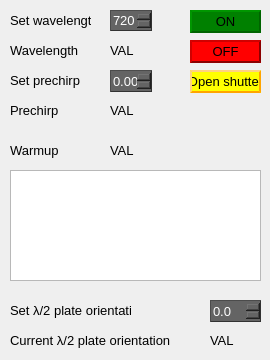
   <widget class="QWidget" name="tab_6">
    <attribute name="title">
     <string>Laser</string>
    </attribute>
    <widget class="QPushButton" name="pushButton_MaiTai_ON">
     <property name="geometry">
      <rect>
       <x>190</x>
       <y>10</y>
       <width>71</width>
       <height>23</height>
      </rect>
     </property>
     <property name="font">
      <font>
       <pointsize>10</pointsize>
      </font>
     </property>
     <property name="styleSheet">
      <string notr="true">background-color: green; color:black; border-style: outset;
    border-width: 2px;
    border-color: darkgreen;</string>
     </property>
     <property name="text">
      <string>ON</string>
     </property>
    </widget>
    <widget class="QPushButton" name="pushButton_MaiTai_OFF">
     <property name="geometry">
      <rect>
       <x>190</x>
       <y>40</y>
       <width>71</width>
       <height>23</height>
      </rect>
     </property>
     <property name="font">
      <font>
       <pointsize>10</pointsize>
      </font>
     </property>
     <property name="styleSheet">
      <string notr="true">background-color: red; color:black; border-style: outset;
    border-width: 2px;
    border-color: darkred;</string>
     </property>
     <property name="text">
      <string>OFF</string>
     </property>
    </widget>
    <widget class="QSpinBox" name="spinBox_setMaiTai_wavelength">
     <property name="geometry">
      <rect>
       <x>110</x>
       <y>10</y>
       <width>42</width>
       <height>21</height>
      </rect>
     </property>
     <property name="font">
      <font>
       <pointsize>10</pointsize>
      </font>
     </property>
     <property name="styleSheet">
      <string notr="true">background-color: rgb(100, 100, 100); color:white; border-style: outset; border-width: 1px;  border-color: rgb(50, 50, 50);</string>
     </property>
     <property name="minimum">
      <number>690</number>
     </property>
     <property name="maximum">
      <number>1040</number>
     </property>
     <property name="singleStep">
      <number>10</number>
     </property>
     <property name="value">
      <number>720</number>
     </property>
    </widget>
    <widget class="QLabel" name="label_8">
     <property name="geometry">
      <rect>
       <x>10</x>
       <y>10</y>
       <width>81</width>
       <height>21</height>
      </rect>
     </property>
     <property name="font">
      <font>
       <pointsize>10</pointsize>
      </font>
     </property>
     <property name="text">
      <string>Set wavelength</string>
     </property>
    </widget>
    <widget class="QPushButton" name="pushButton_MaiTai_Shutter">
     <property name="geometry">
      <rect>
       <x>190</x>
       <y>70</y>
       <width>71</width>
       <height>23</height>
      </rect>
     </property>
     <property name="font">
      <font>
       <pointsize>10</pointsize>
      </font>
     </property>
     <property name="styleSheet">
      <string notr="true">background-color: yellow; color:black; border-style: outset;
    border-width: 2px;
    border-color: orange;</string>
     </property>
     <property name="text">
      <string>Open shutter</string>
     </property>
    </widget>
    <widget class="QLabel" name="label_9">
     <property name="geometry">
      <rect>
       <x>10</x>
       <y>40</y>
       <width>81</width>
       <height>21</height>
      </rect>
     </property>
     <property name="font">
      <font>
       <pointsize>10</pointsize>
      </font>
     </property>
     <property name="text">
      <string>Wavelength</string>
     </property>
    </widget>
    <widget class="QLabel" name="label_MaiTai_wavelength">
     <property name="geometry">
      <rect>
       <x>110</x>
       <y>40</y>
       <width>47</width>
       <height>21</height>
      </rect>
     </property>
     <property name="font">
      <font>
       <pointsize>10</pointsize>
      </font>
     </property>
     <property name="text">
      <string>VAL</string>
     </property>
    </widget>
    <widget class="QLabel" name="label_22">
     <property name="geometry">
      <rect>
       <x>10</x>
       <y>300</y>
       <width>121</width>
       <height>21</height>
      </rect>
     </property>
     <property name="font">
      <font>
       <pointsize>10</pointsize>
      </font>
     </property>
     <property name="text">
      <string>Set λ/2 plate orientation</string>
     </property>
    </widget>
    <widget class="QDoubleSpinBox" name="doubleSpinBox_target_lambda_half_plate_orientation">
     <property name="geometry">
      <rect>
       <x>210</x>
       <y>300</y>
       <width>51</width>
       <height>22</height>
      </rect>
     </property>
     <property name="font">
      <font>
       <pointsize>10</pointsize>
      </font>
     </property>
     <property name="styleSheet">
      <string notr="true">background-color: rgb(100, 100, 100); color:white; border-style: outset; border-width: 1px;  border-color: rgb(50, 50, 50);</string>
     </property>
     <property name="decimals">
      <number>1</number>
     </property>
     <property name="maximum">
      <double>360.000000000000000</double>
     </property>
     <property name="singleStep">
      <double>0.100000000000000</double>
     </property>
    </widget>
    <widget class="QLabel" name="label_10">
     <property name="geometry">
      <rect>
       <x>10</x>
       <y>140</y>
       <width>81</width>
       <height>21</height>
      </rect>
     </property>
     <property name="font">
      <font>
       <pointsize>10</pointsize>
      </font>
     </property>
     <property name="text">
      <string>Warmup</string>
     </property>
    </widget>
    <widget class="QLabel" name="label_MaiTai_warmup">
     <property name="geometry">
      <rect>
       <x>110</x>
       <y>140</y>
       <width>47</width>
       <height>21</height>
      </rect>
     </property>
     <property name="font">
      <font>
       <pointsize>10</pointsize>
      </font>
     </property>
     <property name="text">
      <string>VAL</string>
     </property>
    </widget>
    <widget class="QPlainTextEdit" name="plainTextEdit_mai_tai_current_info">
     <property name="geometry">
      <rect>
       <x>10</x>
       <y>170</y>
       <width>251</width>
       <height>111</height>
      </rect>
     </property>
     <property name="font">
      <font>
       <pointsize>10</pointsize>
      </font>
     </property>
    </widget>
    <widget class="QDoubleSpinBox" name="doubleSpinBox_prechirp_motor">
     <property name="geometry">
      <rect>
       <x>110</x>
       <y>70</y>
       <width>42</width>
       <height>22</height>
      </rect>
     </property>
     <property name="font">
      <font>
       <pointsize>10</pointsize>
      </font>
     </property>
     <property name="styleSheet">
      <string notr="true">background-color: rgb(100, 100, 100); color:white; border-style: outset; border-width: 1px;  border-color: rgb(50, 50, 50);</string>
     </property>
     <property name="maximum">
      <double>100.000000000000000</double>
     </property>
     <property name="singleStep">
      <double>0.100000000000000</double>
     </property>
    </widget>
    <widget class="QLabel" name="label_23">
     <property name="geometry">
      <rect>
       <x>10</x>
       <y>330</y>
       <width>191</width>
       <height>21</height>
      </rect>
     </property>
     <property name="font">
      <font>
       <pointsize>10</pointsize>
      </font>
     </property>
     <property name="text">
      <string>Current λ/2 plate orientation</string>
     </property>
    </widget>
    <widget class="QLabel" name="label_current_lambda_half_plate_orientation">
     <property name="geometry">
      <rect>
       <x>210</x>
       <y>330</y>
       <width>51</width>
       <height>21</height>
      </rect>
     </property>
     <property name="font">
      <font>
       <pointsize>10</pointsize>
      </font>
     </property>
     <property name="text">
      <string>VAL</string>
     </property>
    </widget>
    <widget class="QLabel" name="label_3">
     <property name="geometry">
      <rect>
       <x>10</x>
       <y>70</y>
       <width>91</width>
       <height>21</height>
      </rect>
     </property>
     <property name="font">
      <font>
       <pointsize>10</pointsize>
      </font>
     </property>
     <property name="text">
      <string>Set prechirp</string>
     </property>
    </widget>
    <widget class="QLabel" name="label_MaiTai_prechirp">
     <property name="geometry">
      <rect>
       <x>110</x>
       <y>100</y>
       <width>47</width>
       <height>21</height>
      </rect>
     </property>
     <property name="font">
      <font>
       <pointsize>10</pointsize>
      </font>
     </property>
     <property name="text">
      <string>VAL</string>
     </property>
    </widget>
    <widget class="QLabel" name="label_15">
     <property name="geometry">
      <rect>
       <x>10</x>
       <y>100</y>
       <width>81</width>
       <height>21</height>
      </rect>
     </property>
     <property name="font">
      <font>
       <pointsize>10</pointsize>
      </font>
     </property>
     <property name="text">
      <string>Prechirp</string>
     </property>
    </widget>
   </widget>
